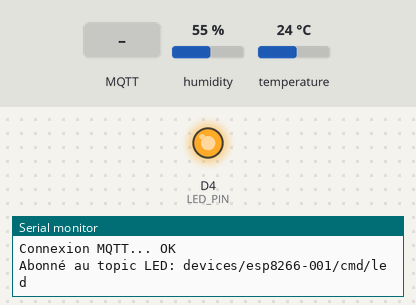
Bench run of a sketch on a simulated ESP8266 (NodeMCU). Shown: output pins drawn as LEDs (lit = HIGH), the last lines printed to the serial monitor. The inputs (shaded band) are chosen by the test bench; at power-on: humidity 55 %, temperature 24 °C. WiFi joins after 1.5 s; servers stay silent unless stated; no MQTT or app messages arrive unless stated.

Above: at 3.1 s.
3.2 s: MQTT message "ON" arrives on the first subscribed topic
At 4.4 s:
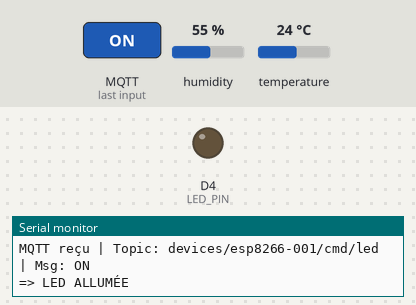
4.7 s: MQTT message "OFF" arrives on the first subscribed topic
At 5.7 s:
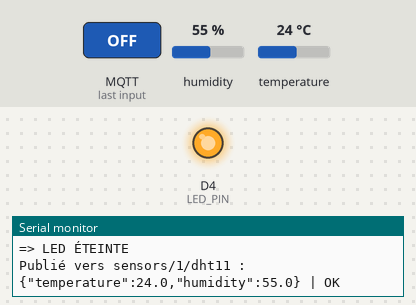
Timing chart, 0 to 7.7 s (numbered marks = the images above; inputs shaded):
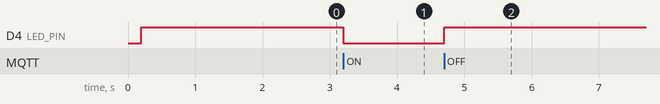

The sketch:

esp8266_dht_led.ino
```cpp
#include <ESP8266WiFi.h>
#include <PubSubClient.h>
#include <DHT.h>

/* ================= CONFIGURATION ================= PC et Arduino sur le même réseau WIFI*/

// WiFi
const char* ssid = "TP-LINK-X";
const char* password = "xoxoxoxo";

// MQTT (Broker Mosquitto sur PC)
const char* mqtt_server = "10.101.218.244";  // Adresse IP de votre PC WiFi
const int mqtt_port = 1883;

// Topics
const char* topic_pub = "sensors/1/dht11";
const char* topic_led = "devices/esp8266-001/cmd/led";

// DHT11
#define DHTPIN D1        // NodeMCU D1 = GPIO5 vérifier bien le fil data du capteur DHT11 sur le GPIO5/D1
#define DHTTYPE DHT11

// LED intégrée (NodeMCU)
#define LED_PIN LED_BUILTIN   // équivalent à D4 (GPIO2)

/* ================================================= */

WiFiClient espClient;
PubSubClient client(espClient);
DHT dht(DHTPIN, DHTTYPE);

unsigned long lastSend = 0;
const unsigned long SEND_INTERVAL_MS = 5000; // 5 secondes

/* =============== WiFi ================= */

void setup_wifi() {
  delay(10);
  Serial.println();
  Serial.print("Connexion WiFi: ");
  Serial.println(ssid);

  WiFi.mode(WIFI_STA);
  WiFi.begin(ssid, password);

  int tries = 0;
  while (WiFi.status() != WL_CONNECTED) {
    delay(500);
    Serial.print(".");
    tries++;
    if (tries > 60) { // ~30s
      Serial.println("\nWiFi timeout -> reboot");
      ESP.restart();
    }
  }

  Serial.println("\nWiFi connecté");
  Serial.print("IP ESP8266 : ");
  Serial.println(WiFi.localIP());

  // Test TCP vers broker (diagnostic)
  Serial.print("Test TCP 1883 vers broker... ");
  WiFiClient testClient;
  if (testClient.connect(mqtt_server, mqtt_port)) {
    Serial.println("OK");
    testClient.stop();
  } else {
    Serial.println("ECHEC (port 1883 inaccessible)");
  }
}

/* =============== Callback MQTT ================= */

void callback(char* topic, byte* payload, unsigned int length) {
  String message;
  message.reserve(length);

  for (unsigned int i = 0; i < length; i++) {
    message += (char)payload[i];
  }

  Serial.print("MQTT reçu | Topic: ");
  Serial.print(topic);
  Serial.print(" | Msg: ");
  Serial.println(message);

  // commande LED
  if (String(topic) == topic_led) {
    message.trim();
    message.toUpperCase();

    if (message == "ON") {
      digitalWrite(LED_PIN, LOW);    // LED ON (active LOW)
      Serial.println("=> LED ALLUMÉE");
    } else if (message == "OFF") {
      digitalWrite(LED_PIN, HIGH);   // LED OFF
      Serial.println("=> LED ÉTEINTE");
    } else {
      Serial.println("=> Commande inconnue (utiliser ON/OFF)");
    }
  }
}

/* =============== Reconnexion MQTT ================= */

void reconnect_mqtt() {
  while (!client.connected()) {
    Serial.print("Connexion MQTT... ");

    // client_id unique
    String clientId = "ESP8266-DHT-";
    clientId += String(ESP.getChipId(), HEX);

    if (client.connect(clientId.c_str())) {
      Serial.println("OK");

      // Subscribe topic LED
      if (client.subscribe(topic_led)) {
        Serial.print("Abonné au topic LED: ");
        Serial.println(topic_led);
      } else {
        Serial.println("ERREUR subscribe !");
      }

    } else {
      Serial.print("ECHEC rc=");
      Serial.print(client.state());
      Serial.println(" -> retry 2s");
      delay(2000);
    }
  }
}

/* ================= SETUP ================= */

void setup() {
  Serial.begin(115200);
  delay(200);

  // LED
  pinMode(LED_PIN, OUTPUT);
  digitalWrite(LED_PIN, HIGH); // OFF par défaut

  dht.begin();

  setup_wifi();

  client.setServer(mqtt_server, mqtt_port);
  client.setCallback(callback);

  // Connexion MQTT initiale
  reconnect_mqtt();
}

/* ================= LOOP ================= */

void loop() {
  // WiFi reconnect si besoin
  if (WiFi.status() != WL_CONNECTED) {
    Serial.println("WiFi perdu -> reconnexion...");
    setup_wifi();
  }

  // MQTT reconnect si besoin
  if (!client.connected()) {
    reconnect_mqtt();
  }
  client.loop();

  // Envoi DHT toutes les 5s
  unsigned long now = millis();
  if (now - lastSend >= SEND_INTERVAL_MS) {
    lastSend = now;

    float h = dht.readHumidity();
    float t = dht.readTemperature();

    if (isnan(h) || isnan(t)) {
      Serial.println("Erreur lecture DHT11");
      return;
    }

    char payload[80];
    snprintf(payload, sizeof(payload),
             "{\"temperature\":%.1f,\"humidity\":%.1f}", t, h);

    bool ok = client.publish(topic_pub, payload);
    Serial.print("Publié vers ");
    Serial.print(topic_pub);
    Serial.print(" : ");
    Serial.print(payload);
    Serial.print(" | ");
    Serial.println(ok ? "OK" : "ECHEC");
  }

  yield(); // anti-watchdog
}
```

Measured:
- after the input at 3.2 s, D4 (LED_PIN): HIGH → LOW at once
- after the input at 4.7 s, D4 (LED_PIN): LOW → HIGH at once
